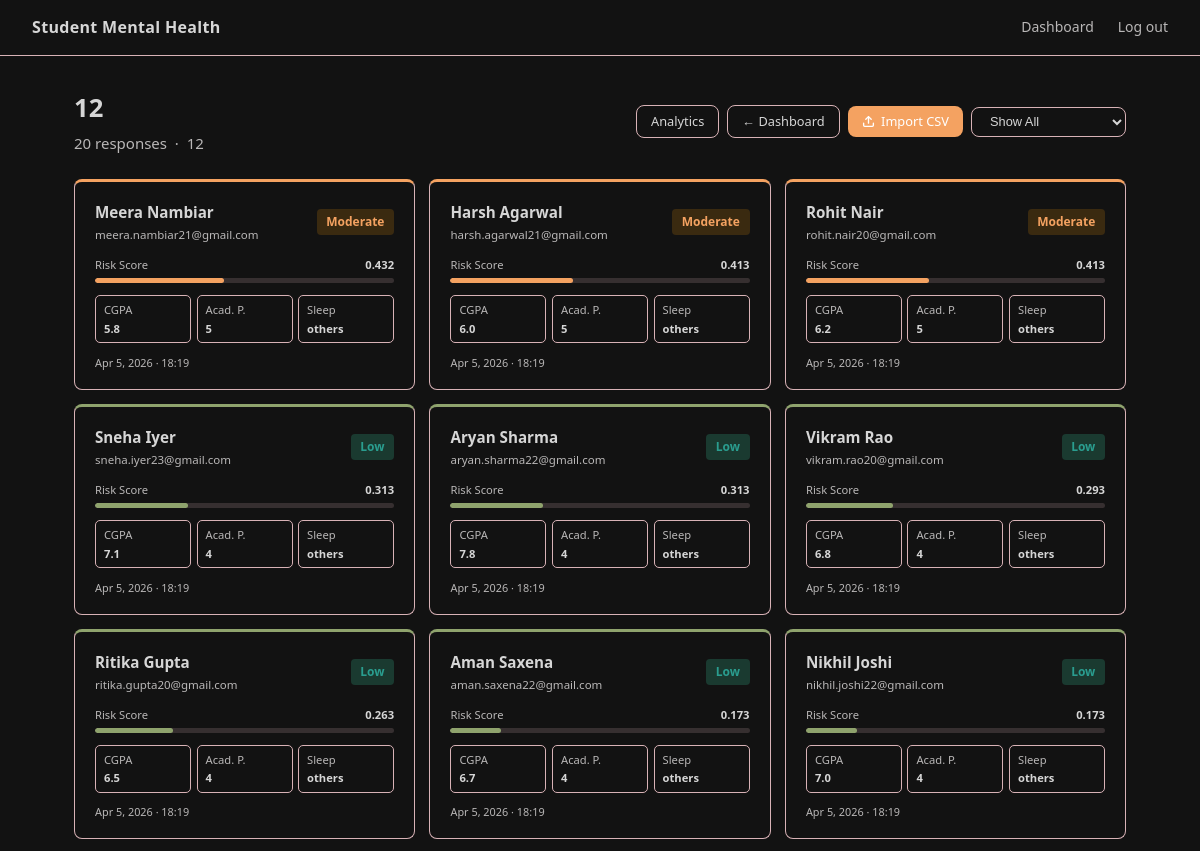
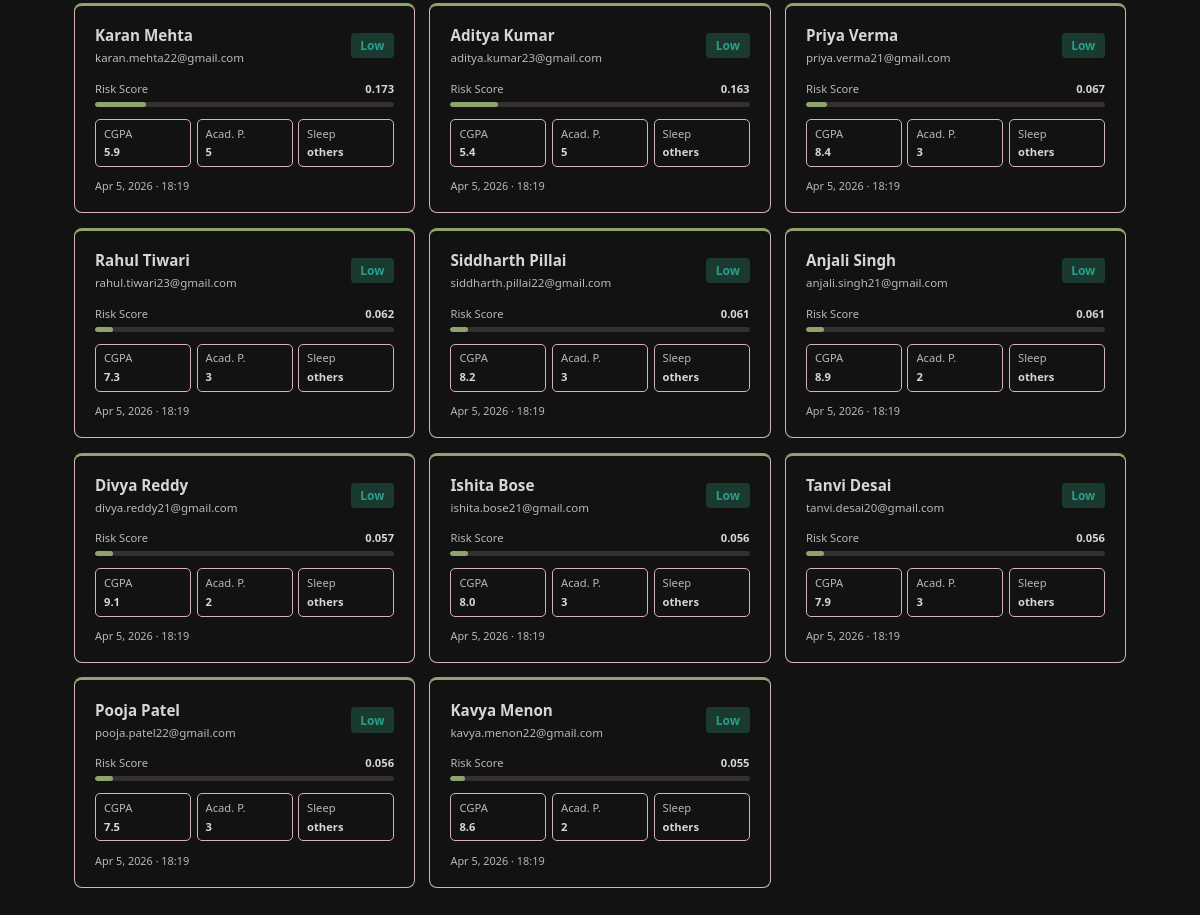
Page /admin-dashboard/gyMHH/details/ (signed in) on the committed database (2 pictures, top to bottom).
### core/models.py (models this page shows, shortened)
class Survey(models.Model):
    id          = models.CharField(max_length=5, primary_key=True)
    title       = models.CharField(max_length=200)
    description = models.TextField(blank=True)
    is_active   = models.BooleanField(default=True)
    created_at  = models.DateTimeField(auto_now_add=True)
    closed_at   = models.DateTimeField(null=True, blank=True)

class SurveyResponse(models.Model):
    SLEEP_CHOICES = [
        ("less than 5 hours", "Less than 5 hours"),
        ("5-6 hours",         "5-6 hours"),
        ("7-8 hours",         "7-8 hours"),
        ("more than 8 hours", "More than 8 hours"),
        ("others",            "Others"),
    ]
    DIETARY_CHOICES = [
        ("Healthy",   "Healthy"),
        ("Moderate",  "Moderate"),
        ("Unhealthy", "Unhealthy"),
        ("Others",    "Others"),
    ]
    survey  = models.ForeignKey(Survey, on_delete=models.CASCADE)
    student = models.ForeignKey(Student, on_delete=models.CASCADE)
    age                = models.FloatField()
    gender             = models.CharField(max_length=10)
    cgpa               = models.FloatField()
    academic_pressure  = models.IntegerField()
    work_pressure      = models.IntegerField(default=0)
    study_satisfaction = models.IntegerField()
    job_satisfaction   = models.IntegerField(default=0)
    work_study_hours   = models.FloatField()
    sleep_duration     = models.CharField(max_length=50, choices=SLEEP_CHOICES)
    dietary_habits     = models.CharField(max_length=50, choices=DIETARY_CHOICES)
    suicidal_thoughts  = models.CharField(max_length=10)
    family_history     = models.CharField(max_length=10)
    financial_stress   = models.CharField(max_length=10)
    created_at = models.DateTimeField(auto_now_add=True)

class Student(models.Model):
    name  = models.CharField(max_length=100)
    email = models.EmailField()

class PredictionResult(models.Model):
    RISK_CHOICES = [
        ("Low",      "Low"),
        ("Moderate", "Moderate"),
        ("High",     "High"),
    ]
    response   = models.OneToOneField(SurveyResponse, on_delete=models.CASCADE)
    risk_score = models.FloatField()
    prediction = models.IntegerField()
    risk_level = models.CharField(max_length=10, choices=RISK_CHOICES)
    created_at = models.DateTimeField(auto_now_add=True)

### core/views.py (the view)
# urls.py: path("admin-dashboard/<str:survey_id>/details/",           views.survey_details,  name="survey_details"),
@login_required
@user_passes_test(_is_admin)
def survey_details(request, survey_id):
    survey       = get_object_or_404(Survey, id=survey_id)
    filter_level = request.GET.get("filter")
    responses = (
        SurveyResponse.objects
        .filter(survey=survey)
        .select_related("student", "predictionresult")
        .order_by(
            "-predictionresult__risk_score",
            "-created_at",
        )
    )
    if filter_level in ("High", "Moderate", "Low"):
        responses = responses.filter(predictionresult__risk_level=filter_level)
    return render(request, "survey_details.html", {
        "survey":    survey,
        "responses": responses,
    })

### core/views.py (called while the page is built)
def _is_admin(user) -> bool:
    return user.is_authenticated and user.is_staff

### core/templates/survey_details.html (shortened to what this page needs)
{% extends "base.html" %}
{% block content %}
<div class="container-wide">
  <div class="flex-between" style="margin-bottom:1.5rem;">
    <div>
      <h1 style="margin-bottom:.15rem;">{{ survey.title }}</h1>
      <p style="margin:0;">
        {{ responses|length }} response{{ responses|length|pluralize }}
        {% if survey.description %}&nbsp;·&nbsp; {{ survey.description }}{% endif %}
      </p>
    </div>
    <div style="display:flex;gap:.5rem;flex-wrap:wrap;align-items:center;">
      <a href="{% url 'survey_analytics' survey.id %}" class="btn btn-secondary btn-sm">Analytics</a>
      <a href="{% url 'admin_dashboard' %}" class="btn btn-secondary btn-sm">← Dashboard</a>
      <a href="{% url 'import_csv' survey.id %}"
         class="btn btn-primary btn-sm"
         style="display:inline-flex;align-items:center;gap:.4rem;">
        <svg xmlns="http://www.w3.org/2000/svg" width="13" height="13" viewBox="0 0 24 24"
             fill="none" stroke="currentColor" stroke-width="2.5"
             stroke-linecap="round" stroke-linejoin="round">
          <path d="M21 15v4a2 2 0 0 1-2 2H5a2 2 0 0 1-2-2v-4"/>
          <polyline points="17 8 12 3 7 8"/>
          <line x1="12" y1="3" x2="12" y2="15"/>
        </svg>
        Import CSV
      </a>
      <form method="get" style="display:inline;">
        <select name="filter" class="btn btn-secondary btn-sm" onchange="this.form.submit()">
          <option value="">Show All</option>
        </select>
      </form>
    </div>
  </div>
  {% if not responses %}
  <div class="card" style="text-align:center;padding:3rem;">
    <p style="margin:0 0 1rem;">No responses submitted yet.</p>
    <a href="{% url 'import_csv' survey.id %}" class="btn btn-primary btn-sm">Import CSV to get started</a>
  </div>
  {% else %}
  <div style="display:grid;grid-template-columns:repeat(auto-fill,minmax(280px,1fr));gap:.9rem;">
    {% for resp in responses %}
    {% with pred=resp.predictionresult %}
    <a href="{% url 'student_detail' resp.id %}" style="text-decoration:none;color:inherit;display:block;">
      <div style="
        background:var(--card); border:1px solid var(--border);
        border-radius:var(--radius); padding:1.1rem 1.25rem;
        border-top:3px solid
          {% if pred.risk_level == 'High' %}var(--negative)
          {% elif pred.risk_level == 'Moderate' %}var(--accent)
          {% else %}var(--positive){% endif %};
        transition:transform .15s, box-shadow .15s;
        cursor:pointer;
      "
      onmouseover="this.style.transform='translateY(-2px)';this.style.boxShadow='0 8px 24px rgba(0,0,0,.4)'"
      onmouseout="this.style.transform='';this.style.boxShadow=''">
        <div class="flex-between" style="margin-bottom:.75rem;">
          <div>
            <div style="font-weight:600;font-size:.95rem;">{{ resp.student.name }}</div>
            <div style="font-size:.72rem;color:var(--muted);margin-top:.1rem;">{{ resp.student.email }}</div>
          </div>
          {% if pred %}
          <span class="badge badge-{{ pred.risk_level|lower }}">{{ pred.risk_level }}</span>
          {% endif %}
        </div>
        {% if pred %}
        <div style="margin-bottom:.75rem;">
          <div style="display:flex;justify-content:space-between;font-size:.7rem;color:var(--muted);margin-bottom:.25rem;">
            <span>Risk Score</span>
            <span style="font-weight:600;color:var(--text);">{{ pred.risk_score|floatformat:3 }}</span>
          </div>
          <div style="height:5px;background:rgba(216,178,182,.18);border-radius:99px;overflow:hidden;">
            <div style="height:100%;border-radius:99px;width:{% widthratio pred.risk_score 1 100 %}%;background:
              {% if pred.risk_level == 'High' %}var(--negative)
              {% elif pred.risk_level == 'Moderate' %}var(--accent)
              {% else %}var(--positive){% endif %};"></div>
          </div>
        </div>
        {% endif %}
        <div style="display:grid;grid-template-columns:1fr 1fr 1fr;gap:.35rem;margin-bottom:.65rem;">
          <div style="background:var(--surface);border:1px solid var(--border);border-radius:5px;padding:.3rem .5rem;font-size:.7rem;">
            <div style="color:var(--muted);">CGPA</div>
            <div style="font-weight:600;margin-top:.05rem;">{{ resp.cgpa|default:"0" }}</div>
          </div>
          <div style="background:var(--surface);border:1px solid var(--border);border-radius:5px;padding:.3rem .5rem;font-size:.7rem;">
            <div style="color:var(--muted);">Acad. P.</div>
            <div style="font-weight:600;margin-top:.05rem;">{{ resp.academic_pressure|default:"0" }}</div>
          </div>
          <div style="background:var(--surface);border:1px solid var(--border);border-radius:5px;padding:.3rem .5rem;font-size:.7rem;overflow:hidden;">
            <div style="color:var(--muted);">Sleep</div>
            <div style="font-weight:600;margin-top:.05rem;white-space:nowrap;overflow:hidden;text-overflow:ellipsis;">
              {{ resp.sleep_duration|default:"—"|truncatechars:8 }}
            </div>
          </div>
        </div>
        <div style="font-size:.68rem;color:var(--muted);">
          {{ resp.created_at|date:"M j, Y · H:i" }}
        </div>
      </div>
    </a>
    {% endwith %}
    {% endfor %}
  </div>
  {% endif %}
</div>
{% endblock %}

### core/templates/base.html (style rules this page uses)
*, *::before, *::after { box-sizing: border-box; margin: 0; padding: 0; }
:root { --bg: #121212; --surface: #121212; --card: #121212; --border: #D8B2B6; --accent: #f4a261; --accent2: #f4a261; --positive: #8FA36D; --neutral: #eee239; --negative: #e63946; --text: #d6d6d6; --muted: #b9b7b7; ; --radius: 8px; }
body { font-family: "Segoe UI", system-ui, sans-serif; background: var(--bg); color: var(--text); min-height: 100vh; font-size: 15px; line-height: 1.6; }
.container-wide { max-width: 1100px; margin: 0 auto; padding: 2rem 1.5rem; }
h1 { font-size: 1.6rem; font-weight: 600; margin-bottom: 0.5rem; }
p { color: var(--muted); margin-bottom: 1rem; }
.btn { display: inline-block; padding: 0.6rem 1.5rem; border-radius: var(--radius); font-size: 0.9rem; font-weight: 500; cursor: pointer; border: none; text-decoration: none; transition: opacity 0.15s; }
.btn-primary { background: var(--accent); color: #fff; }
.btn-secondary { background: var(--card); color: var(--text); border: 1px solid var(--border); }
.btn-sm { padding: 0.35rem 0.875rem; font-size: 0.8rem; }
.badge { display: inline-block; padding: 0.2rem 0.6rem; border-radius: 4px; font-size: 0.75rem; font-weight: 600; }
.badge-low { background: #1a3a30; color: #2a9d8f; }
.badge-moderate { background: #3a2a10; color: #f4a261; }
.flex-between { display: flex; align-items: center; justify-content: space-between; }

### rows in the picture
Survey: title "12", description "12"
SurveyResponse: student.name "Meera Nambiar", student.email "meera.nambiar21@gmail.com", predictionresult.risk_level "Moderate", predictionresult.risk_score "0.432", cgpa "5.8", academic_pressure "5", sleep_duration "others", created_at "Apr 5, 2026 · 18:19"
SurveyResponse: student.name "Harsh Agarwal", student.email "harsh.agarwal21@gmail.com", predictionresult.risk_level "Moderate", predictionresult.risk_score "0.413", cgpa "6.0", academic_pressure "5", sleep_duration "others", created_at "Apr 5, 2026 · 18:19"
SurveyResponse: student.name "Rohit Nair", student.email "rohit.nair20@gmail.com", predictionresult.risk_level "Moderate", predictionresult.risk_score "0.413", cgpa "6.2", academic_pressure "5", sleep_duration "others", created_at "Apr 5, 2026 · 18:19"
SurveyResponse: student.name "Sneha Iyer", student.email "sneha.iyer23@gmail.com", predictionresult.risk_level "Low", predictionresult.risk_score "0.313", cgpa "7.1", academic_pressure "4", sleep_duration "others", created_at "Apr 5, 2026 · 18:19"
SurveyResponse: student.name "Aryan Sharma", student.email "aryan.sharma22@gmail.com", predictionresult.risk_level "Low", predictionresult.risk_score "0.313", cgpa "7.8", academic_pressure "4", sleep_duration "others", created_at "Apr 5, 2026 · 18:19"
SurveyResponse: student.name "Vikram Rao", student.email "vikram.rao20@gmail.com", predictionresult.risk_level "Low", predictionresult.risk_score "0.293", cgpa "6.8", academic_pressure "4", sleep_duration "others", created_at "Apr 5, 2026 · 18:19"
SurveyResponse: student.name "Ritika Gupta", student.email "ritika.gupta20@gmail.com", predictionresult.risk_level "Low", predictionresult.risk_score "0.263", cgpa "6.5", academic_pressure "4", sleep_duration "others", created_at "Apr 5, 2026 · 18:19"
SurveyResponse: student.name "Aman Saxena", student.email "aman.saxena22@gmail.com", predictionresult.risk_level "Low", predictionresult.risk_score "0.173", cgpa "6.7", academic_pressure "4", sleep_duration "others", created_at "Apr 5, 2026 · 18:19"
SurveyResponse: student.name "Nikhil Joshi", student.email "nikhil.joshi22@gmail.com", predictionresult.risk_level "Low", predictionresult.risk_score "0.173", cgpa "7.0", academic_pressure "4", sleep_duration "others", created_at "Apr 5, 2026 · 18:19"
SurveyResponse: student.name "Karan Mehta", student.email "karan.mehta22@gmail.com", predictionresult.risk_level "Low", predictionresult.risk_score "0.173", cgpa "5.9", academic_pressure "5", sleep_duration "others", created_at "Apr 5, 2026 · 18:19"
SurveyResponse: student.name "Aditya Kumar", student.email "aditya.kumar23@gmail.com", predictionresult.risk_level "Low", predictionresult.risk_score "0.163", cgpa "5.4", academic_pressure "5", sleep_duration "others", created_at "Apr 5, 2026 · 18:19"
SurveyResponse: student.name "Priya Verma", student.email "priya.verma21@gmail.com", predictionresult.risk_level "Low", predictionresult.risk_score "0.067", cgpa "8.4", academic_pressure "3", sleep_duration "others", created_at "Apr 5, 2026 · 18:19"
SurveyResponse: student.name "Rahul Tiwari", student.email "rahul.tiwari23@gmail.com", predictionresult.risk_level "Low", predictionresult.risk_score "0.062", cgpa "7.3", academic_pressure "3", sleep_duration "others", created_at "Apr 5, 2026 · 18:19"
SurveyResponse: student.name "Siddharth Pillai", student.email "siddharth.pillai22@gmail.com", predictionresult.risk_level "Low", predictionresult.risk_score "0.061", cgpa "8.2", academic_pressure "3", sleep_duration "others", created_at "Apr 5, 2026 · 18:19"
SurveyResponse: student.name "Anjali Singh", student.email "anjali.singh21@gmail.com", predictionresult.risk_level "Low", predictionresult.risk_score "0.061", cgpa "8.9", academic_pressure "2", sleep_duration "others", created_at "Apr 5, 2026 · 18:19"
SurveyResponse: student.name "Divya Reddy", student.email "divya.reddy21@gmail.com", predictionresult.risk_level "Low", predictionresult.risk_score "0.057", cgpa "9.1", academic_pressure "2", sleep_duration "others", created_at "Apr 5, 2026 · 18:19"
SurveyResponse: student.name "Ishita Bose", student.email "ishita.bose21@gmail.com", predictionresult.risk_level "Low", predictionresult.risk_score "0.056", cgpa "8.0", academic_pressure "3", sleep_duration "others", created_at "Apr 5, 2026 · 18:19"
SurveyResponse: student.name "Tanvi Desai", student.email "tanvi.desai20@gmail.com", predictionresult.risk_level "Low", predictionresult.risk_score "0.056", cgpa "7.9", academic_pressure "3", sleep_duration "others", created_at "Apr 5, 2026 · 18:19"
SurveyResponse: student.name "Pooja Patel", student.email "pooja.patel22@gmail.com", predictionresult.risk_level "Low", predictionresult.risk_score "0.056", cgpa "7.5", academic_pressure "3", sleep_duration "others", created_at "Apr 5, 2026 · 18:19"
SurveyResponse: student.name "Kavya Menon", student.email "kavya.menon22@gmail.com", predictionresult.risk_level "Low", predictionresult.risk_score "0.055", cgpa "8.6", academic_pressure "2", sleep_duration "others", created_at "Apr 5, 2026 · 18:19"

### other values in the picture
{{ responses|length }} "20"
